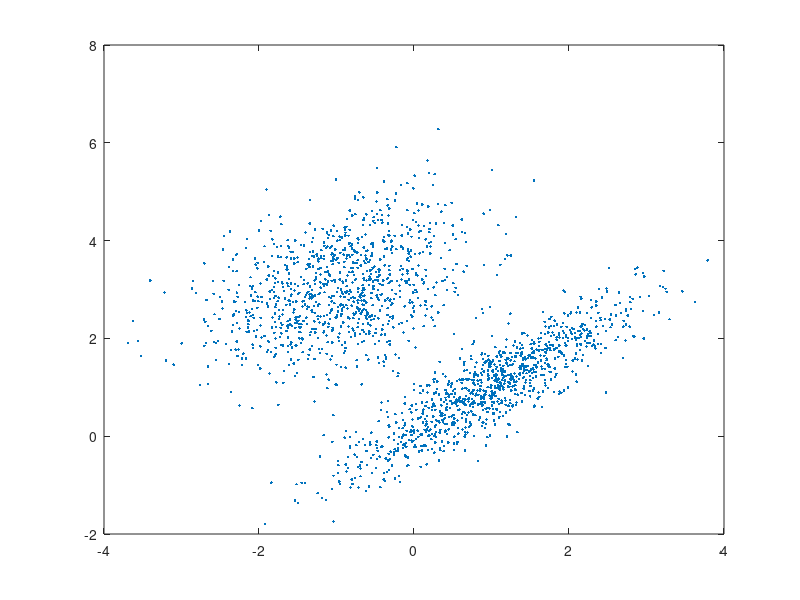

Write MATLAB code to recreate this figure. (Note: this script raises an error after producing the figure.)
clear();

load cdata;

figure(1);plot(cdata(:,1),cdata(:,2),".");

I = imread("handBW.pnm");
figure(2);imshow(I);
figure(3);imhist(I);

t1 = 100; t2 = 175;
figure(4);mtresh(I,t1,t2);



